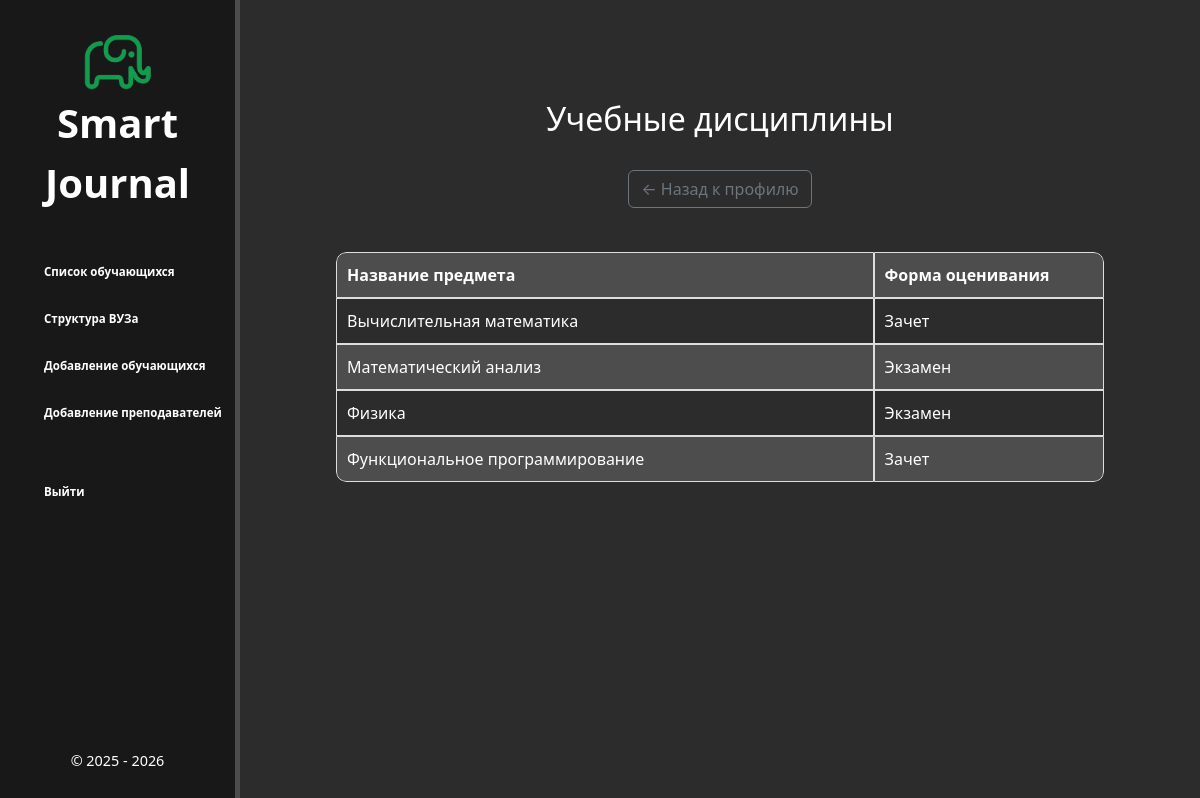
The page /database/7/subjects/ on the database as committed earlier.
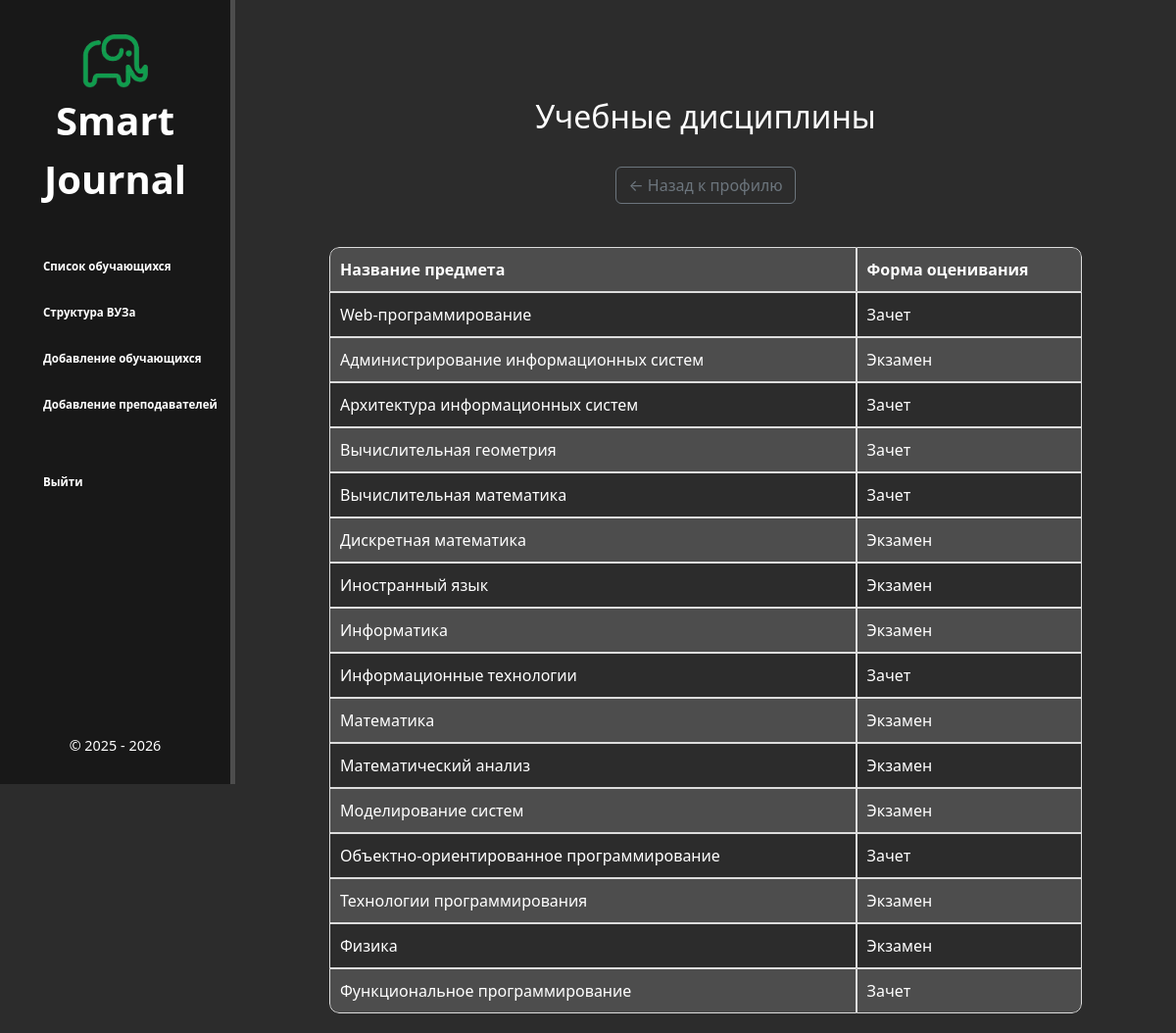
The same page on the database as committed later.
### database/models.py (models this page shows, shortened)
class Subjects(models.Model):
    ASSESSMENT_FORM_CHOICES = [
        ('Экзамен', 'Экзамен'),
        ('Зачет', 'Зачет'),
    ]
    name = models.CharField('Название предмета', max_length=100)
    assessment_form = models.CharField('Форма оценивания', max_length=10, choices=ASSESSMENT_FORM_CHOICES)
    class Meta:
        verbose_name = 'Предмет'
        verbose_name_plural = 'Предметы'

### database/views.py (the view)
# urls.py: path('<int:pk>/subjects/', views.StudentSubjectsView.as_view(), name='student_subjects'),
class StudentSubjectsView(DetailView):
    model = Students
    template_name = 'database/student_subjects.html'
    context_object_name = 'student'
    def get_context_data(self, **kwargs):
        context = super().get_context_data(**kwargs)
        student = self.object
        subjects = Subjects.objects.prefetch_related(
            Prefetch('curriculum_set', queryset=Curriculum.objects.filter(group_number=student.group))
        ).filter(curriculum__group_number=student.group).order_by('name')
        context['subjects'] = subjects
        return context

### database/models.py (called while the page is built)
    def get_absolute_url(self):
        return reverse('students-detail', kwargs={'pk': self.pk})

### database/templates/database/student_subjects.html
{% extends 'database/layout.html' %}
{% block content %}
    <div class="features">
        <h2>Учебные дисциплины</h2>
        <br>
        <button class="btn btn-outline-secondary" onclick="window.location.href='{{ student.get_absolute_url }}'">← Назад к профилю</button>
        <br>
        <table class="styled-table">
            <colgroup>
                <col style="width: 70%;">
                <col style="width: 30%;">
            </colgroup>
        <thead>
            <tr>
                <th>Название предмета</th>
                <th>Форма оценивания</th>
            </tr>
        </thead>
        <tbody>
            {% for subject in subjects %}
                <tr>
                    <td>{{ subject.name }}</td>
                    <td>{{ subject.assessment_form }}</td>
                </tr>
            {% empty %}
                <tr>
                    <td colspan="2">Нет дисциплин.</td>
                </tr>
            {% endfor %}
        </tbody>
    </table>
    </div>
{% endblock %}

Rows that differ between the two databases and show on the page:
added Subjects: name "Web-программирование", assessment_form "Зачет"
added Subjects: name "Администрирование информационных систем", assessment_form "Экзамен"
added Subjects: name "Архитектура информационных систем", assessment_form "Зачет"
now on this page (row unchanged): Subjects: name "Вычислительная геометрия", assessment_form "Зачет"
added Subjects: name "Дискретная математика", assessment_form "Экзамен"
added Subjects: name "Иностранный язык", assessment_form "Экзамен"
now on this page (row unchanged): Subjects: name "Информатика", assessment_form "Экзамен"
added Subjects: name "Информационные технологии", assessment_form "Зачет"
added Subjects: name "Математика", assessment_form "Экзамен"
added Subjects: name "Моделирование систем", assessment_form "Экзамен"
added Subjects: name "Объектно-ориентированное программирование", assessment_form "Зачет"
added Subjects: name "Технологии программирования", assessment_form "Экзамен"
